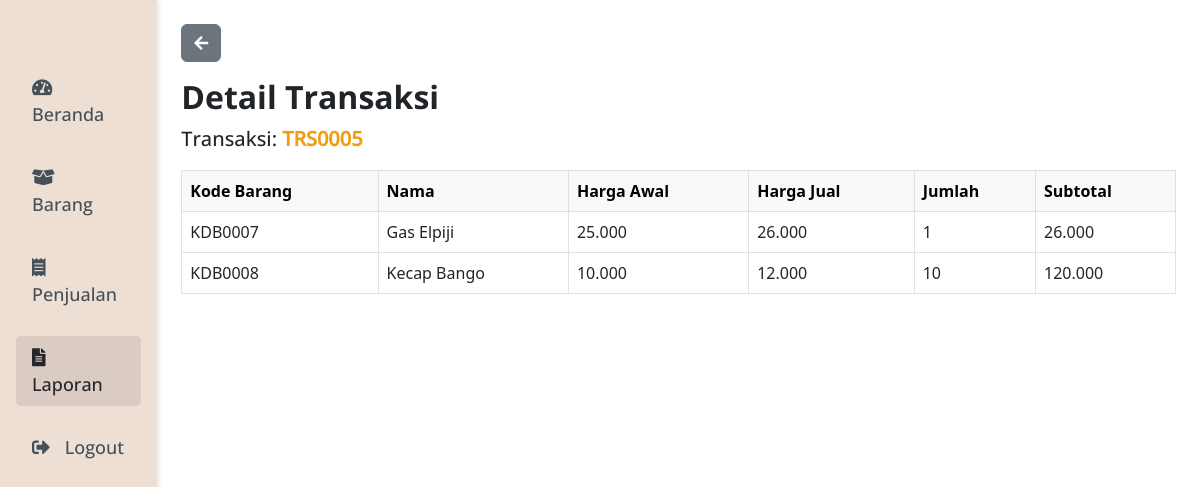
The page /pages/laporan/detail.php?no_trans=TRS0005 on the database its author committed.
### tables this page shows
CREATE TABLE `thdetail` (
  `id_detail` int(11) NOT NULL,
  `no_trans` varchar(50) NOT NULL,
  `kd_barang` varchar(20) NOT NULL,
  `nama` varchar(100) NOT NULL,
  `hr_awal` int(11) NOT NULL,
  `hr_jual` int(11) NOT NULL,
  `qty` int(11) NOT NULL,
  `subtotal` int(11) NOT NULL
);

### includes/functions.php (called while the page is built, shortened)
<?php
require 'config.php';
function query($query)
{
    global $conn;
    $result = mysqli_query($conn, $query);
    $rows = [];
    while ($row = mysqli_fetch_assoc($result)) {
        $rows[] = $row;
    }
    return $rows;
}

### pages/laporan/detail.php (the view, shortened to what this page needs)
<?php
require '../../includes/functions.php';
$notrans = $_GET['no_trans'];
$details = query("SELECT * FROM thdetail WHERE no_trans = '$notrans'");
?>
<!DOCTYPE html>
<html lang="en">
<head>
    <link rel="stylesheet" href="../../assets/styles/css/bootstrap.min.css">
    <link rel="stylesheet" href="../../assets/styles/style.css">
    <link rel="stylesheet" href="../../assets/fonts/fontawesome-free/css/all.min.css" type="text/css">
</head>
<body>
    <div class="d-flex w-100">
        <div class="sidebar p-3 w-35" id="sidebar">
            <div class="user-profile">
                <h4 class="katabold p-3"><span class="text-session fw-bold"><?= $_SESSION['usernameS']; ?> </span></h4>
            </div>
            <nav class="nav flex-column">
                <a class="nav-link katamedium" href="../index.php">
                    <i class="fas fa-tachometer-alt"></i>
                    Beranda
                </a>
                <a class="nav-link katamedium" href="../barang/barang.php">
                    <i class="fas fa-box-open"></i>
                    Barang
                </a>
                <a class="nav-link katamedium" href="../penjualan/penjualan.php">
                    <i class="fas fa-receipt"></i>
                    Penjualan
                </a>
                <a class="nav-link active katamedium" href="laporan.php">
                    <i class="fas fa-file-alt"></i>
                    Laporan
                </a>
                <a class="nav-link katamedium" href="../logout.php">
                    <i class="fas fa-sign-out-alt"></i>
                    Logout
                </a>
            </nav>
        </div>
        <div class="container p-4 w-65">
            <a href="laporan.php" class="btn btn-secondary mb-3 btnback">
                <i class="fas fa-arrow-left"></i>
            </a>
            <h2 class="katabold1 fs-2">Detail Transaksi</h2>
            <p class="mb-3 katamedium fs-5">Transaksi: <span class="text-session fw-bold"><?= $notrans ?></span></p>
            <table class="table table-bordered">
                <thead class="table-light">
                    <tr>
                        <th scope="col">Kode Barang</th>
                        <th scope="col">Nama</th>
                        <th scope="col">Harga Awal</th>
                        <th scope="col">Harga Jual</th>
                        <th scope="col">Jumlah</th>
                        <th scope="col">Subtotal</th>
                    </tr>
                </thead>
                <?php foreach ($details as $detail) : ?>
                    <tbody>
                        <tr>
                            <td><?= $detail['kd_barang']; ?></td>
                            <td><?= $detail['nama']; ?></td>
                            <td><?= number_format($detail['hr_awal'], 0, ',', '.'); ?></td>
                            <td><?= number_format($detail['hr_jual'], 0, ',', '.'); ?></td>
                            <td><?= $detail['qty']; ?></td>
                            <td><?= number_format($detail['subtotal'], 0, ',', '.'); ?></td>
                        </tr>
                    </tbody>
                <?php endforeach; ?>
            </table>
        </div>
</body>
</html>

### assets/styles/style.css (style rules this page uses)
.katabold { font-family: opensansbold; }
.katabold1 { font-family: opensansbold; }
.katamedium { font-family: opensansmedium; }
.sidebar { background-color: #EDDFD4; min-height: 100vh; box-shadow: 2px 0 5px rgba(0, 0, 0, 0.1); padding-top: 20px; }
.sidebar .nav-link { color: #475058; font-size: 18px; margin: 10px 0; }
.sidebar .nav-link.active { background-color: #DBCCC3; color: #23272b; border-radius: 5px; }
.sidebar .nav-link i { margin-right: 10px; }
.text-session { color: #F39C12 !important; }

### rows shown on the page
thdetail: kd_barang "KDB0007", nama "Gas Elpiji", hr_awal "25.000", hr_jual "26.000", qty "1", subtotal "26.000"
thdetail: kd_barang "KDB0008", nama "Kecap Bango", hr_awal "10.000", hr_jual "12.000", qty "10", subtotal "120.000"

### other values the page prints
$notrans "TRS0005"
